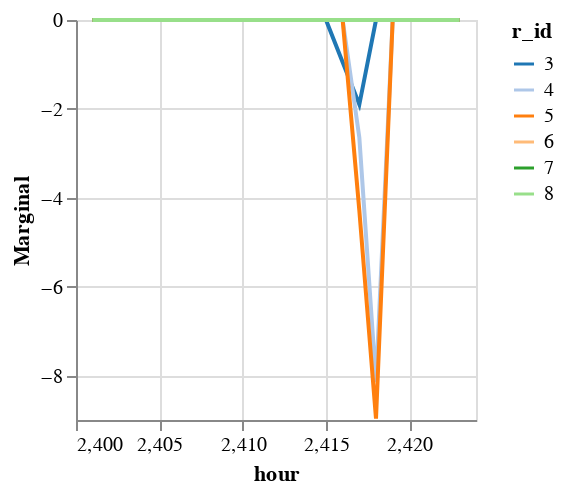

This figure's notebook cell:
### Markdown cell above
You may notice that the model still uses combustion turbines (light pink above) during hours when there is sufficient capacity of combined cycle plants, which are more efficient. This is because of ramp limits, which we will examine now.

All constraints (in a linear program) have a **"marginal value"** (also known as "shadow price" or "dual value") which is how much the objective would change if the right-hand-side (RHS) of the constraint were increased by one unit. Let's examine the marginal value/dual of the ramp up constraint for the combined cycle plants using the values from the new equation we added to `economic_dispatch_multi_time` (line 72).

### Code cell
marg_gen = innerjoin(solution.marginals, 
                    gen_df[!, [:r_id, :resource]], 
                    on = :r_id)
marg_gen[marg_gen.resource .== "natural_gas_fired_combined_cycle",:] |>
@vlplot(:line, 
    x=:hour, y={:gen, title="Marginal"}, 
    color={"r_id:n", scale={scheme="category20"}})

### Figure 1 — Vega specification as saved in the notebook (floating-point values rounded to 4 significant figures; data arrays with more than 128 entries replaced by an {"elided": "..."} marker saying what was removed)
{"$schema": "https://vega.github.io/schema/vega/v5.json", "axes": [{"aria": false, "domain": false, "grid": true, "gridScale": "y", "labels": false, "maxExtent": 0, "minExtent": 0, "orient": "bottom", "scale": "x", "tickCount": {"signal": "ceil(width/40)"}, "ticks": false, "zindex": 0}, {"aria": false, "domain": false, "grid": true, "gridScale": "x", "labels": false, "maxExtent": 0, "minExtent": 0, "orient": "left", "scale": "y", "tickCount": {"signal": "ceil(height/40)"}, "ticks": false, "zindex": 0}, {"grid": false, "labelFlush": true, "labelOverlap": true, "orient": "bottom", "scale": "x", "tickCount": {"signal": "ceil(width/40)"}, "title": "hour", "zindex": 0}, {"grid": false, "labelOverlap": true, "orient": "left", "scale": "y", "tickCount": {"signal": "ceil(height/40)"}, "title": "Marginal", "zindex": 0}], "background": "white", "data": [{"name": "source_0", "values": {"elided": "138 records"}}, {"name": "data_0", "source": "source_0", "transform": [{"as": "hour", "expr": "toNumber(datum[\"hour\"])", "type": "formula"}]}], "height": 200, "legends": [{"stroke": "color", "symbolType": "stroke", "title": "r_id"}], "marks": [{"encode": {"update": {"height": {"field": {"group": "height"}}, "width": {"field": {"group": "width"}}}}, "from": {"facet": {"data": "data_0", "groupby": ["r_id"], "name": "faceted_path_main"}}, "marks": [{"encode": {"update": {"defined": {"signal": "isValid(datum[\"hour\"]) && isFinite(+datum[\"hour\"]) && isValid(datum[\"gen\"]) && isFinite(+datum[\"gen\"])"}, "description": {"signal": "\"hour: \" + (format(datum[\"hour\"], \"\")) + \"; Marginal: \" + (format(datum[\"gen\"], \"\")) + \"; r_id: \" + (isValid(datum[\"r_id\"]) ? datum[\"r_id\"] : \"\"+datum[\"r_id\"])"}, "stroke": {"field": "r_id", "scale": "color"}, "x": {"field": "hour", "scale": "x"}, "y": {"field": "gen", "scale": "y"}}}, "from": {"data": "faceted_path_main"}, "name": "marks", "sort": {"field": "datum[\"hour\"]"}, "style": ["line"], "type": "line"}], "name": "pathgroup", "type": "group"}], "padding": 5, "scales": [{"domain": {"data": "data_0", "field": "hour"}, "name": "x", "nice": true, "range": [0, {"signal": "width"}], "type": "linear", "zero": false}, {"domain": {"data": "data_0", "field": "gen"}, "name": "y", "nice": true, "range": [{"signal": "height"}, 0], "type": "linear", "zero": true}, {"domain": {"data": "data_0", "field": "r_id", "sort": true}, "name": "color", "range": {"scheme": "category20"}, "type": "ordinal"}], "style": "cell", "width": 200}
